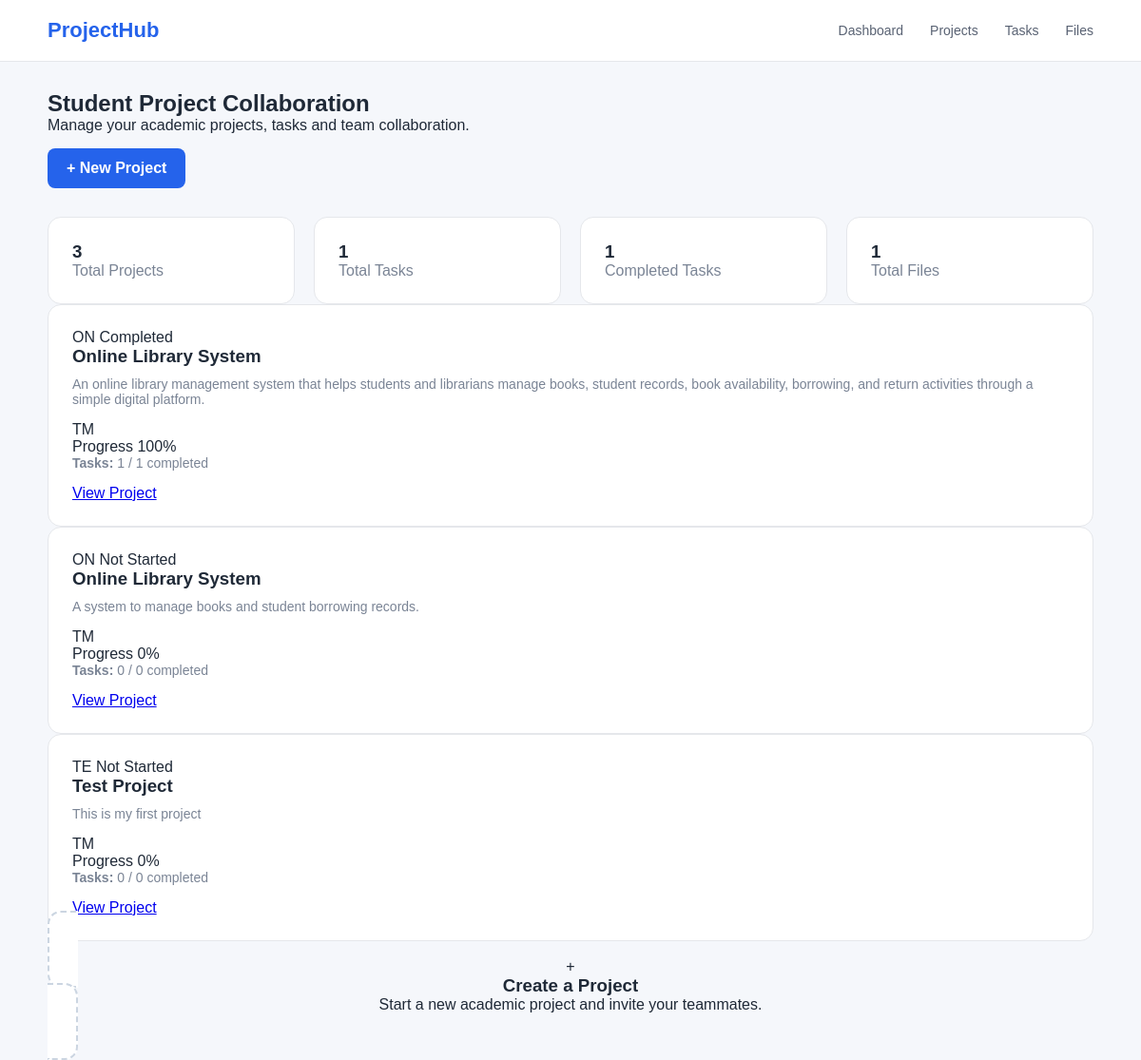
The page / on the database its author committed.
### tables this page shows
CREATE TABLE projects (
            id INTEGER PRIMARY KEY AUTOINCREMENT,
            project_name TEXT NOT NULL,
            description TEXT NOT NULL,
            start_date TEXT,
            deadline TEXT,
            members TEXT,
            technologies TEXT,
            objectives TEXT
        );

### App.py (the view)
@app.route("/")
def home():
    connection = sqlite3.connect("projects.db")
    connection.row_factory = sqlite3.Row
    cursor = connection.cursor()
    cursor.execute("SELECT COUNT(*) FROM projects")
    total_projects = cursor.fetchone()[0]
    cursor.execute("SELECT COUNT(*) FROM tasks")
    dashboard_total_tasks = cursor.fetchone()[0]
    cursor.execute("""
        SELECT COUNT(*)
        FROM tasks
        WHERE status = 'Completed'
    """)
    dashboard_completed_tasks = cursor.fetchone()[0]
    cursor.execute("SELECT COUNT(*) FROM files")
    total_files = cursor.fetchone()[0]
    cursor.execute("""
        SELECT * FROM projects
        ORDER BY id DESC
    """)
    projects = cursor.fetchall()
    project_data = []
    for project in projects:
        cursor.execute("""
            SELECT COUNT(*)
            FROM tasks
            WHERE project_id = ?
        """, (project["id"],))
        total_project_tasks = cursor.fetchone()[0]
        cursor.execute("""
            SELECT COUNT(*)
            FROM tasks
            WHERE project_id = ?
            AND status = 'Completed'
        """, (project["id"],))
        completed_project_tasks = cursor.fetchone()[0]
        if total_project_tasks > 0:
            progress = int(
                (completed_project_tasks / total_project_tasks) * 100
            )
        else:
            progress = 0
        project_data.append({
            "project": project,
            "progress": progress,
            "total_tasks": total_project_tasks,
            "completed_tasks": completed_project_tasks
        })
    connection.close()
    return render_template(
        "index.html",
        projects=project_data,
        total_projects=total_projects,
        total_tasks=dashboard_total_tasks,
        completed_tasks=dashboard_completed_tasks,
        total_files=total_files
    )

### templates/index.html (shortened to what this page needs)
<!DOCTYPE html>
<html lang="en">
<head>
    <link rel="stylesheet"
          href="{{ url_for('static', filename='css/style.css') }}">
</head>
<body>
    <header class="navbar">
        <div class="logo">
            ProjectHub
        </div>
        <nav>
            <a href="/">
                Dashboard
            </a>
            <a href="#">
                Projects
            </a>
            <a href="/tasks">
                Tasks
            </a>
            <a href="/files">
                Files
            </a>
        </nav>
    </header>
    <main>
        <section class="dashboard">
            <div class="dashboard-header">
                <div>
                    <h1>
                        Student Project Collaboration
                    </h1>
                    <p>
                        Manage your academic projects,
                        tasks and team collaboration.
                    </p>
                </div>
                <a href="/create-project"
                   class="secondary-button">
                    + New Project
                </a>
            </div>
<div class="stats-grid">
    <div class="stat-card">
        <h3>{{ total_projects }}</h3>
        <p>Total Projects</p>
    </div>
    <div class="stat-card">
        <h3>{{ total_tasks }}</h3>
        <p>Total Tasks</p>
    </div>
    <div class="stat-card">
        <h3>{{ completed_tasks }}</h3>
        <p>Completed Tasks</p>
    </div>
    <div class="stat-card">
        <h3>{{ total_files }}</h3>
        <p>Total Files</p>
    </div>
</div>
            <div class="project-grid">
                {% if projects %}
                    {% for item in projects %}
                    <div class="project-card">
                        <div class="card-top">
                            <span class="project-icon">
                                {{ item["project"]["project_name"][:2].upper() }}
                            </span>
                            {% if item["progress"] == 100 %}
                                <span class="status completed">
                                    Completed
                                </span>
                            {% elif item["progress"] > 0 %}
                                <span class="status active">
                                    In Progress
                                </span>
                            {% else %}
                                <span class="status active">
                                    Not Started
                                </span>
                            {% endif %}
                        </div>
                        <h3>
                            {{ item["project"]["project_name"] }}
                        </h3>
                        <p>
                            {{ item["project"]["description"] }}
                        </p>
                        <div class="members">
                            <span>
                                TM
                            </span>
                        </div>
                        <div class="progress-info">
                            <span>
                                Progress
                            </span>
                            <span>
                                {{ item["progress"] }}%
                            </span>
                        </div>
                        <p>
                            <strong>
                                Tasks:
                            </strong>
                            {{ item["completed_tasks"] }}
                            /
                            {{ item["total_tasks"] }}
                            completed
                        </p>
                        <a
                            href="/project/{{ item['project']['id'] }}"
                            class="view-button">
                            View Project
                        </a>
                    </div>
                    {% endfor %}
                {% endif %}
                <a
                    href="/create-project"
                    class="new-project-card"
                    style="text-decoration: none; color: inherit;">
                    <div class="plus">
                        +
                    </div>
                    <h3>
                        Create a Project
                    </h3>
                    <p>
                        Start a new academic project
                        and invite your teammates.
                    </p>
                </a>
            </div>
        </section>
    </main>
</body>
</html>

### static/css/style.css (style rules this page uses)
* { box-sizing: border-box; margin: 0; padding: 0; }
body { font-family: Arial, sans-serif; background: #f5f7fb; color: #1f2937; }
.navbar { height: 65px; background: white; border-bottom: 1px solid #e5e7eb; display: flex; align-items: center; justify-content: space-between; padding: 0 50px; }
.logo { font-size: 22px; font-weight: bold; color: #2563eb; }
.navbar nav { display: flex; gap: 28px; }
.navbar nav a { text-decoration: none; color: #596273; font-size: 14px; }
main { padding: 30px 50px; }
.dashboard { max-width: 1200px; margin: auto; }
.project-card { background: white; padding: 25px; border-radius: 14px; border: 1px solid #e5e7eb; }
.project-card h3 { margin-bottom: 10px; }
.project-card p { color: #7a8495; font-size: 14px; margin-bottom: 15px; }
.new-project-card { background: white; border: 2px dashed #cbd5e1; padding: 30px; border-radius: 14px; text-align: center; }
.secondary-button { display: inline-block; margin-top: 15px; text-decoration: none; padding: 12px 20px; border-radius: 8px; background: #2563eb; color: white; font-weight: 600; }
.stats-grid { display: grid; grid-template-columns: repeat(4, 1fr); gap: 20px; margin-top: 30px; }
.stat-card { background: white; padding: 25px; border-radius: 14px; border: 1px solid #e5e7eb; }
.stat-card p { color: #7a8495; }

### rows shown on the page
projects: project_name "ON", project.project_name "Online Library System", project.description "An online library management system that helps students and librarians manage books, student records, book availability, borrowing, and return activities through a simple digital platform."
projects: project_name "ON", project.project_name "Online Library System", project.description "A system to manage books and student borrowing records."
projects: project_name "TE", project.project_name "Test Project", project.description "This is my first project"

### other values the page prints
{{ total_projects }} "3"
{{ total_tasks }} "1"
{{ completed_tasks }} "1"
{{ total_files }} "1"
{{ item["progress"] }} "100" "0" "0"
{{ item["completed_tasks"] }} "1" "0" "0"
{{ item["total_tasks"] }} "1" "0" "0"
